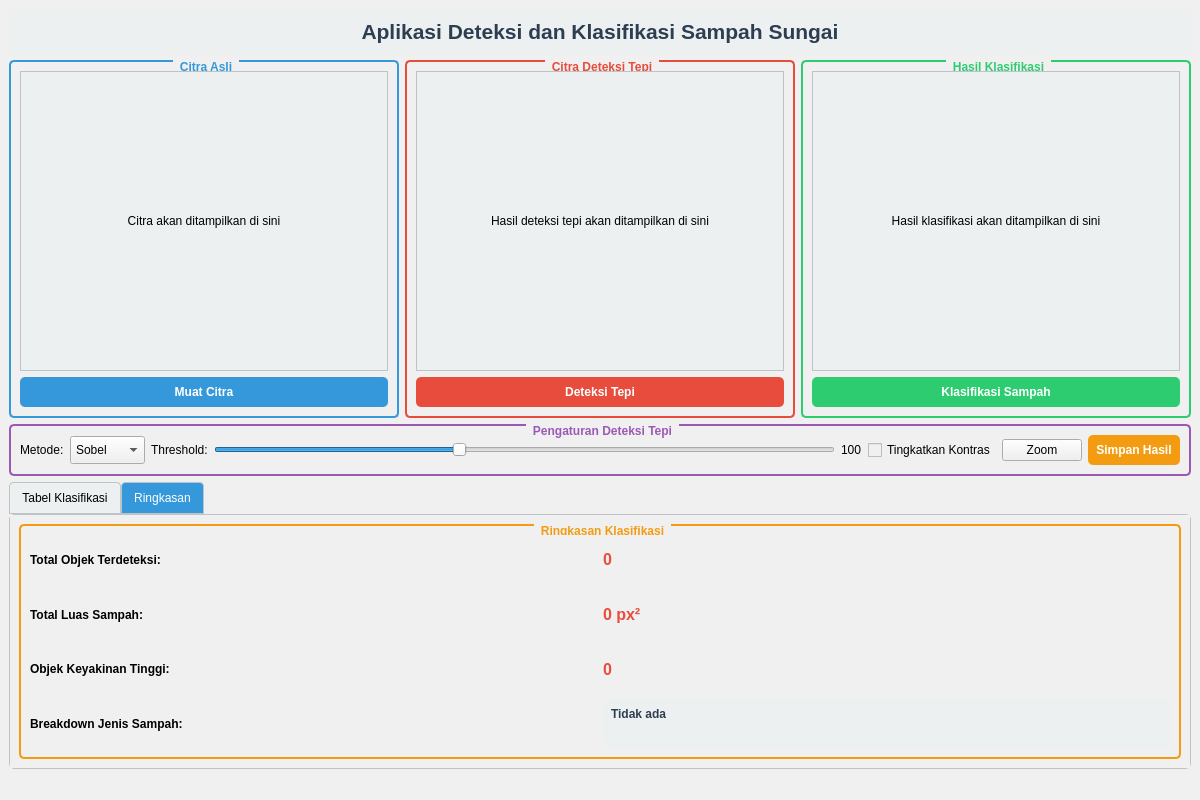
<?xml version="1.0" encoding="UTF-8"?>
<ui version="4.0">
 <class>MainWindow</class>
 <widget class="QMainWindow" name="MainWindow">
  <property name="geometry">
   <rect>
    <x>0</x>
    <y>0</y>
    <width>1200</width>
    <height>800</height>
   </rect>
  </property>
  <property name="windowTitle">
   <string>Aplikasi Deteksi dan Klasifikasi Sampah Sungai</string>
  </property>
  <property name="styleSheet">
   <string notr="true">background-color: #f0f0f0;</string>
  </property>
  <widget class="QWidget" name="centralwidget">
   <layout class="QVBoxLayout" name="verticalLayout">
    <item>
     <widget class="QLabel" name="titleLabel">
      <property name="font">
       <font>
        <pointsize>16</pointsize>
        <weight>75</weight>
        <bold>true</bold>
       </font>
      </property>
      <property name="styleSheet">
       <string notr="true">color: #2c3e50;
padding: 10px;
background-color: #ecf0f1;
border-radius: 5px;</string>
      </property>
      <property name="text">
       <string>Aplikasi Deteksi dan Klasifikasi Sampah Sungai</string>
      </property>
      <property name="alignment">
       <set>Qt::AlignCenter</set>
      </property>
     </widget>
    </item>
    <item>
     <layout class="QHBoxLayout" name="horizontalLayout">
      <item>
       <widget class="QGroupBox" name="originalGroupBox">
        <property name="styleSheet">
         <string notr="true">QGroupBox {
    border: 2px solid #3498db;
    border-radius: 5px;
    margin-top: 1ex;
    font-weight: bold;
    color: #2c3e50;
}

QGroupBox::title {
    subcontrol-origin: margin;
    subcontrol-position: top center;
    padding: 0 5px;
    color: #3498db;
}</string>
        </property>
        <property name="title">
         <string>Citra Asli</string>
        </property>
        <layout class="QVBoxLayout" name="verticalLayout_2">
         <item>
          <widget class="QLabel" name="originalImageLabel">
           <property name="minimumSize">
            <size>
             <width>350</width>
             <height>300</height>
            </size>
           </property>
           <property name="styleSheet">
            <string notr="true">border: 1px solid #bdc3c7;
background-color: #ecf0f1;</string>
           </property>
           <property name="text">
            <string>Citra akan ditampilkan di sini</string>
           </property>
           <property name="alignment">
            <set>Qt::AlignCenter</set>
           </property>
          </widget>
         </item>
         <item>
          <widget class="QPushButton" name="loadImageButton">
           <property name="styleSheet">
            <string notr="true">QPushButton {
    background-color: #3498db;
    color: white;
    border-radius: 5px;
    padding: 8px;
    font-weight: bold;
}

QPushButton:hover {
    background-color: #2980b9;
}

QPushButton:pressed {
    background-color: #1c6ea4;
}</string>
           </property>
           <property name="text">
            <string>Muat Citra</string>
           </property>
          </widget>
         </item>
        </layout>
       </widget>
      </item>
      <item>
       <widget class="QGroupBox" name="edgeGroupBox">
        <property name="styleSheet">
         <string notr="true">QGroupBox {
    border: 2px solid #e74c3c;
    border-radius: 5px;
    margin-top: 1ex;
    font-weight: bold;
    color: #2c3e50;
}

QGroupBox::title {
    subcontrol-origin: margin;
    subcontrol-position: top center;
    padding: 0 5px;
    color: #e74c3c;
}</string>
        </property>
        <property name="title">
         <string>Citra Deteksi Tepi</string>
        </property>
        <layout class="QVBoxLayout" name="verticalLayout_3">
         <item>
          <widget class="QLabel" name="edgeImageLabel">
           <property name="minimumSize">
            <size>
             <width>350</width>
             <height>300</height>
            </size>
           </property>
           <property name="styleSheet">
            <string notr="true">border: 1px solid #bdc3c7;
background-color: #ecf0f1;</string>
           </property>
           <property name="text">
            <string>Hasil deteksi tepi akan ditampilkan di sini</string>
           </property>
           <property name="alignment">
            <set>Qt::AlignCenter</set>
           </property>
          </widget>
         </item>
         <item>
          <widget class="QPushButton" name="detectEdgeButton">
           <property name="styleSheet">
            <string notr="true">QPushButton {
    background-color: #e74c3c;
    color: white;
    border-radius: 5px;
    padding: 8px;
    font-weight: bold;
}

QPushButton:hover {
    background-color: #c0392b;
}

QPushButton:pressed {
    background-color: #a93226;
}</string>
           </property>
           <property name="text">
            <string>Deteksi Tepi</string>
           </property>
          </widget>
         </item>
        </layout>
       </widget>
      </item>
      <item>
       <widget class="QGroupBox" name="classifiedGroupBox">
        <property name="styleSheet">
         <string notr="true">QGroupBox {
    border: 2px solid #2ecc71;
    border-radius: 5px;
    margin-top: 1ex;
    font-weight: bold;
    color: #2c3e50;
}

QGroupBox::title {
    subcontrol-origin: margin;
    subcontrol-position: top center;
    padding: 0 5px;
    color: #2ecc71;
}</string>
        </property>
        <property name="title">
         <string>Hasil Klasifikasi</string>
        </property>
        <layout class="QVBoxLayout" name="verticalLayout_4">
         <item>
          <widget class="QLabel" name="classifiedImageLabel">
           <property name="minimumSize">
            <size>
             <width>350</width>
             <height>300</height>
            </size>
           </property>
           <property name="styleSheet">
            <string notr="true">border: 1px solid #bdc3c7;
background-color: #ecf0f1;</string>
           </property>
           <property name="text">
            <string>Hasil klasifikasi akan ditampilkan di sini</string>
           </property>
           <property name="alignment">
            <set>Qt::AlignCenter</set>
           </property>
          </widget>
         </item>
         <item>
          <widget class="QPushButton" name="classifyButton">
           <property name="styleSheet">
            <string notr="true">QPushButton {
    background-color: #2ecc71;
    color: white;
    border-radius: 5px;
    padding: 8px;
    font-weight: bold;
}

QPushButton:hover {
    background-color: #27ae60;
}

QPushButton:pressed {
    background-color: #1e8449;
}</string>
           </property>
           <property name="text">
            <string>Klasifikasi Sampah</string>
           </property>
          </widget>
         </item>
        </layout>
       </widget>
      </item>
     </layout>
    </item>
    <item>
     <layout class="QHBoxLayout" name="horizontalLayout_2">
      <item>
       <widget class="QGroupBox" name="settingsGroupBox">
        <property name="styleSheet">
         <string notr="true">QGroupBox {
    border: 2px solid #9b59b6;
    border-radius: 5px;
    margin-top: 1ex;
    font-weight: bold;
    color: #2c3e50;
}

QGroupBox::title {
    subcontrol-origin: margin;
    subcontrol-position: top center;
    padding: 0 5px;
    color: #9b59b6;
}</string>
        </property>
        <property name="title">
         <string>Pengaturan Deteksi Tepi</string>
        </property>
        <layout class="QHBoxLayout" name="horizontalLayout_3">
         <item>
          <widget class="QLabel" name="methodLabel">
           <property name="text">
            <string>Metode:</string>
           </property>
          </widget>
         </item>
         <item>
          <widget class="QComboBox" name="methodComboBox">
           <property name="styleSheet">
            <string notr="true">padding: 5px;</string>
           </property>
           <item>
            <property name="text">
             <string>Sobel</string>
            </property>
           </item>
           <item>
            <property name="text">
             <string>Wavelet</string>
            </property>
           </item>
           <item>
            <property name="text">
             <string>Prewitt</string>
            </property>
           </item>
           <item>
            <property name="text">
             <string>Canny</string>
            </property>
           </item>
          </widget>
         </item>
         <item>
          <widget class="QLabel" name="thresholdLabel">
           <property name="text">
            <string>Threshold:</string>
           </property>
          </widget>
         </item>
         <item>
          <widget class="QSlider" name="thresholdSlider">
           <property name="minimum">
            <number>0</number>
           </property>
           <property name="maximum">
            <number>255</number>
           </property>
           <property name="value">
            <number>100</number>
           </property>
           <property name="orientation">
            <enum>Qt::Horizontal</enum>
           </property>
          </widget>
         </item>
         <item>
          <widget class="QLabel" name="thresholdValueLabel">
           <property name="text">
            <string>100</string>
           </property>
          </widget>
         </item>
         <item>
          <widget class="QCheckBox" name="enhanceCheckBox">
           <property name="text">
            <string>Tingkatkan Kontras</string>
           </property>
          </widget>
         </item>
         <item>
          <widget class="QPushButton" name="pushButton">
           <property name="text">
            <string>Zoom</string>
           </property>
          </widget>
         </item>
         <item>
          <widget class="QPushButton" name="saveButton">
           <property name="styleSheet">
            <string notr="true">QPushButton {
    background-color: #f39c12;
    color: white;
    border-radius: 5px;
    padding: 8px;
    font-weight: bold;
}

QPushButton:hover {
    background-color: #d35400;
}

QPushButton:pressed {
    background-color: #a04000;
}</string>
           </property>
           <property name="text">
            <string>Simpan Hasil</string>
           </property>
          </widget>
         </item>
        </layout>
       </widget>
      </item>
     </layout>
    </item>
    <item>
     <widget class="QTabWidget" name="resultsTabWidget">
      <property name="styleSheet">
       <string notr="true">QTabWidget::pane {
    border: 1px solid #bdc3c7;
    background: white;
    border-radius: 5px;
}

QTabBar::tab {
    background: #ecf0f1;
    border: 1px solid #bdc3c7;
    padding: 8px 12px;
    border-top-left-radius: 4px;
    border-top-right-radius: 4px;
}

QTabBar::tab:selected {
    background: #3498db;
    color: white;
}

QTabBar::tab:hover:!selected {
    background: #d6eaf8;
}</string>
      </property>
      <property name="currentIndex">
       <number>1</number>
      </property>
      <widget class="QWidget" name="tableTab">
       <attribute name="title">
        <string>Tabel Klasifikasi</string>
       </attribute>
       <layout class="QVBoxLayout" name="verticalLayout_5">
        <item>
         <widget class="QTableWidget" name="classificationTable">
          <property name="alternatingRowColors">
           <bool>true</bool>
          </property>
          <property name="selectionMode">
           <enum>QAbstractItemView::SingleSelection</enum>
          </property>
          <property name="selectionBehavior">
           <enum>QAbstractItemView::SelectRows</enum>
          </property>
          <property name="sortingEnabled">
           <bool>true</bool>
          </property>
          <attribute name="horizontalHeaderStretchLastSection">
           <bool>true</bool>
          </attribute>
          <column>
           <property name="text">
            <string>ID</string>
           </property>
          </column>
          <column>
           <property name="text">
            <string>Jenis Sampah</string>
           </property>
          </column>
          <column>
           <property name="text">
            <string>Luas (px²)</string>
           </property>
          </column>
          <column>
           <property name="text">
            <string>Tingkat Keyakinan</string>
           </property>
          </column>
          <column>
           <property name="text">
            <string>Posisi X</string>
           </property>
          </column>
          <column>
           <property name="text">
            <string>Posisi Y</string>
           </property>
          </column>
         </widget>
        </item>
       </layout>
      </widget>
      <widget class="QWidget" name="summaryTab">
       <attribute name="title">
        <string>Ringkasan</string>
       </attribute>
       <layout class="QVBoxLayout" name="verticalLayout_6">
        <item>
         <widget class="QGroupBox" name="summaryGroupBox">
          <property name="styleSheet">
           <string notr="true">QGroupBox {
    border: 2px solid #f39c12;
    border-radius: 5px;
    margin-top: 1ex;
    font-weight: bold;
    color: #2c3e50;
}

QGroupBox::title {
    subcontrol-origin: margin;
    subcontrol-position: top center;
    padding: 0 5px;
    color: #f39c12;
}</string>
          </property>
          <property name="title">
           <string>Ringkasan Klasifikasi</string>
          </property>
          <layout class="QGridLayout" name="gridLayout">
           <item row="0" column="0">
            <widget class="QLabel" name="label">
             <property name="font">
              <font>
               <weight>75</weight>
               <bold>true</bold>
              </font>
             </property>
             <property name="text">
              <string>Total Objek Terdeteksi:</string>
             </property>
            </widget>
           </item>
           <item row="0" column="1">
            <widget class="QLabel" name="totalObjectsLabel">
             <property name="font">
              <font>
               <pointsize>12</pointsize>
               <weight>75</weight>
               <bold>true</bold>
              </font>
             </property>
             <property name="styleSheet">
              <string notr="true">color: #e74c3c;</string>
             </property>
             <property name="text">
              <string>0</string>
             </property>
            </widget>
           </item>
           <item row="1" column="0">
            <widget class="QLabel" name="label_2">
             <property name="font">
              <font>
               <weight>75</weight>
               <bold>true</bold>
              </font>
             </property>
             <property name="text">
              <string>Total Luas Sampah:</string>
             </property>
            </widget>
           </item>
           <item row="1" column="1">
            <widget class="QLabel" name="totalAreaLabel">
             <property name="font">
              <font>
               <pointsize>12</pointsize>
               <weight>75</weight>
               <bold>true</bold>
              </font>
             </property>
             <property name="styleSheet">
              <string notr="true">color: #e74c3c;</string>
             </property>
             <property name="text">
              <string>0 px²</string>
             </property>
            </widget>
           </item>
           <item row="2" column="0">
            <widget class="QLabel" name="label_3">
             <property name="font">
              <font>
               <weight>75</weight>
               <bold>true</bold>
              </font>
             </property>
             <property name="text">
              <string>Objek Keyakinan Tinggi:</string>
             </property>
            </widget>
           </item>
           <item row="2" column="1">
            <widget class="QLabel" name="highConfidenceLabel">
             <property name="font">
              <font>
               <pointsize>12</pointsize>
               <weight>75</weight>
               <bold>true</bold>
              </font>
             </property>
             <property name="styleSheet">
              <string notr="true">color: #e74c3c;</string>
             </property>
             <property name="text">
              <string>0</string>
             </property>
            </widget>
           </item>
           <item row="3" column="0">
            <widget class="QLabel" name="label_4">
             <property name="font">
              <font>
               <weight>75</weight>
               <bold>true</bold>
              </font>
             </property>
             <property name="text">
              <string>Breakdown Jenis Sampah:</string>
             </property>
            </widget>
           </item>
           <item row="3" column="1">
            <widget class="QLabel" name="typeBreakdownLabel">
             <property name="font">
              <font>
               <weight>75</weight>
               <bold>true</bold>
              </font>
             </property>
             <property name="styleSheet">
              <string notr="true">color: #2c3e50;
background-color: #ecf0f1;
padding: 5px;
border-radius: 3px;</string>
             </property>
             <property name="text">
              <string>Tidak ada</string>
             </property>
             <property name="alignment">
              <set>Qt::AlignLeading|Qt::AlignLeft|Qt::AlignTop</set>
             </property>
            </widget>
           </item>
          </layout>
         </widget>
        </item>
       </layout>
      </widget>
     </widget>
    </item>
   </layout>
  </widget>
  <widget class="QStatusBar" name="statusbar"/>
 </widget>
 <resources/>
 <connections/>
</ui>
